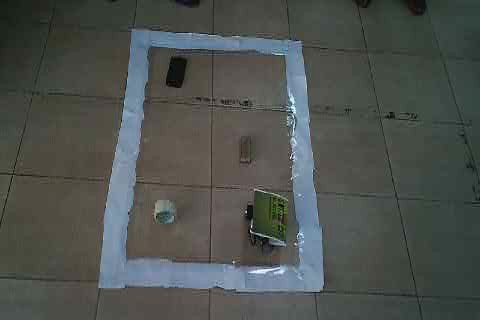
#> input picture image.jpeg, 480 x 320 px
$ python -i drawGrid.py   (imports and definitions only)   (older library calls are emulated)
#> lines starting #> are read from the running program, lines starting #| are printed output that depends on the picture; after the words box and inside, x2 and y2 are one past the last pixel; in counts of white or black regions, pixels touching at a corner belong together
#> further down, picture is the input picture: shape (320, 480, 3); mean B, G, R 78.1, 81.7, 77.1
import cv2
import imutils
import numpy as np


def _get_contours(image):
    gray = cv2.cvtColor(image, cv2.COLOR_BGR2GRAY)
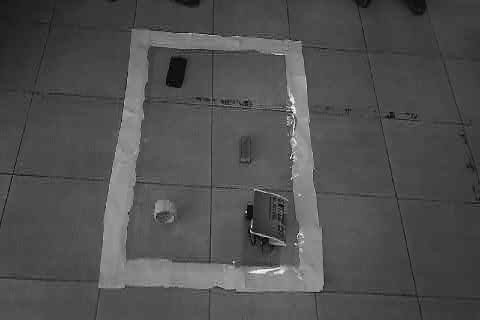
#> gray: shape (320, 480); min 0, max 254, mean 79.9
    gray = cv2.GaussianBlur(gray, (5, 5), 0)
    edged = cv2.Canny(gray, 75, 200)
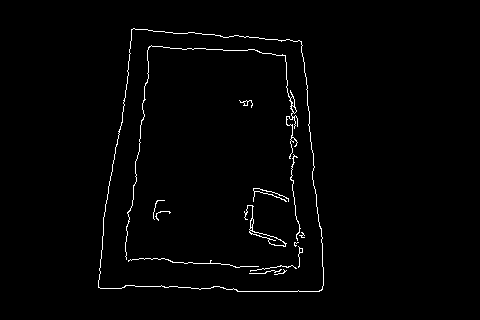
#> edged: shape (320, 480); 1.5% white in thin lines or dots, all inside (x1, y1, x2, y2) = (98, 28, 324, 292)
    cnts = cv2.findContours(edged.copy(), cv2.RETR_LIST, cv2.CHAIN_APPROX_SIMPLE)
#> cnts = 23 contours, 16 with area under 20; largest, box (x1, y1, x2, y2) and area: (98, 28, 324, 292) 50476, (98, 28, 324, 292) 50456, (244, 205, 287, 247) 201, (249, 230, 286, 247) 151, (125, 45, 298, 260) 93, (290, 96, 295, 107) 25, (291, 105, 297, 114) 21
    cnts = cnts[0] if imutils.is_cv2() else cnts[1]
    return cnts


# [224 lines left out: functions _get_grid_cell_contours, draw_grid, get_location_of_point_in_grid, get_locations, not called in this run]

location_dict = {
    1: (0, 0),
    2: (1, 0),
    3: (2, 0),
    4: (0, 1),
    5: (1, 1),
    6: (2, 1),
    7: (0, 2),
    8: (1, 2),
    9: (2, 2),
}

# Main Entry of Code
images = [f"grid_images/blob_cell{i+1}.png" for i in range(10)]

# [6 lines not run here, left out]

# [40 lines of commented-out code are left out]

>>> import cv2
>>> picture = cv2.imread('image.jpeg')
>>> result = _get_contours(picture)
#> result has the same summary as cnts in _get_contours

$ run again, on file1-3.jpeg
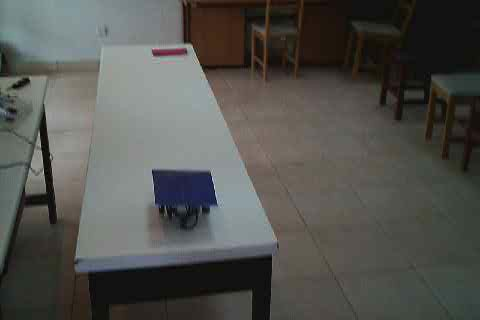
#> input picture file1-3.jpeg, 480 x 320 px
#> picture is the input picture: shape (320, 480, 3); mean B, G, R 79, 83, 83
#> in _get_contours, `gray = cv2.GaussianBlur(gray, (5, 5), 0)`:
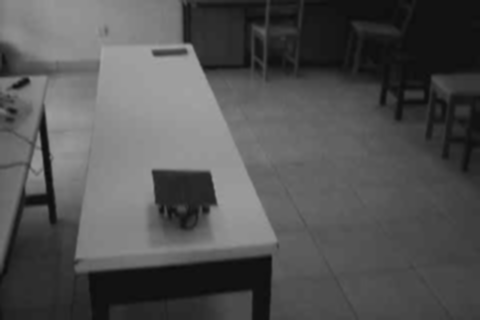
#> gray: shape (320, 480); min 11, max 165, mean 82.6
#> in _get_contours, `edged = cv2.Canny(gray, 75, 200)`:
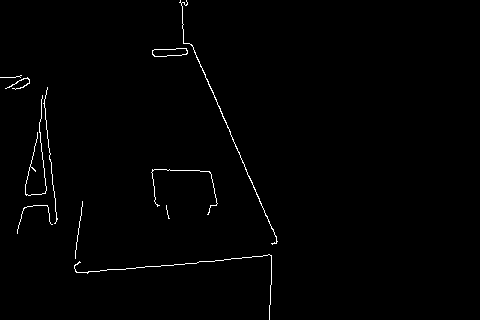
#> edged: shape (320, 480); 0.91% white in thin lines or dots, all inside (x1, y1, x2, y2) = (0, 0, 278, 320)
#> cnts = 12 contours, 9 with area under 20; largest, box (x1, y1, x2, y2) and area: (152, 48, 188, 57) 225, (152, 48, 188, 57) 219, (179, 0, 278, 245) 58
#> result has the same summary as cnts in _get_contours

$ run again, on file12-2.jpeg
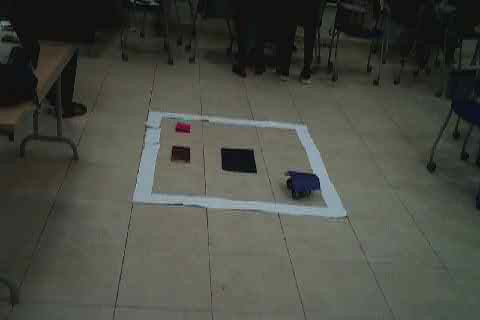
#> input picture file12-2.jpeg, 480 x 320 px
#> picture is the input picture: shape (320, 480, 3); mean B, G, R 67.8, 76, 73.4
#> in _get_contours, `edged = cv2.Canny(gray, 75, 200)`:
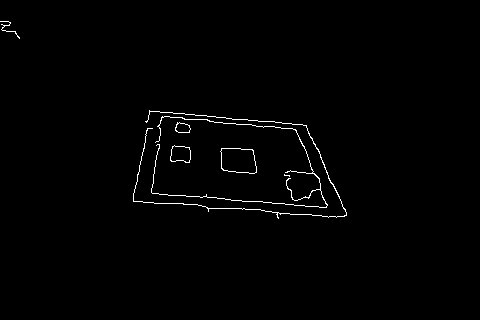
#> edged: shape (320, 480); 0.96% white in thin lines or dots, all inside (x1, y1, x2, y2) = (0, 21, 347, 219)
#> cnts = 10 contours, 2 with area under 20; largest, box (x1, y1, x2, y2) and area: (220, 148, 257, 174) 774, (220, 148, 257, 174) 770, (170, 145, 191, 163) 276, (170, 145, 191, 163) 272, (175, 122, 191, 133) 116, (175, 122, 191, 133) 111, (151, 116, 328, 208) 44, (133, 110, 347, 219) 42
#> result has the same summary as cnts in _get_contours
